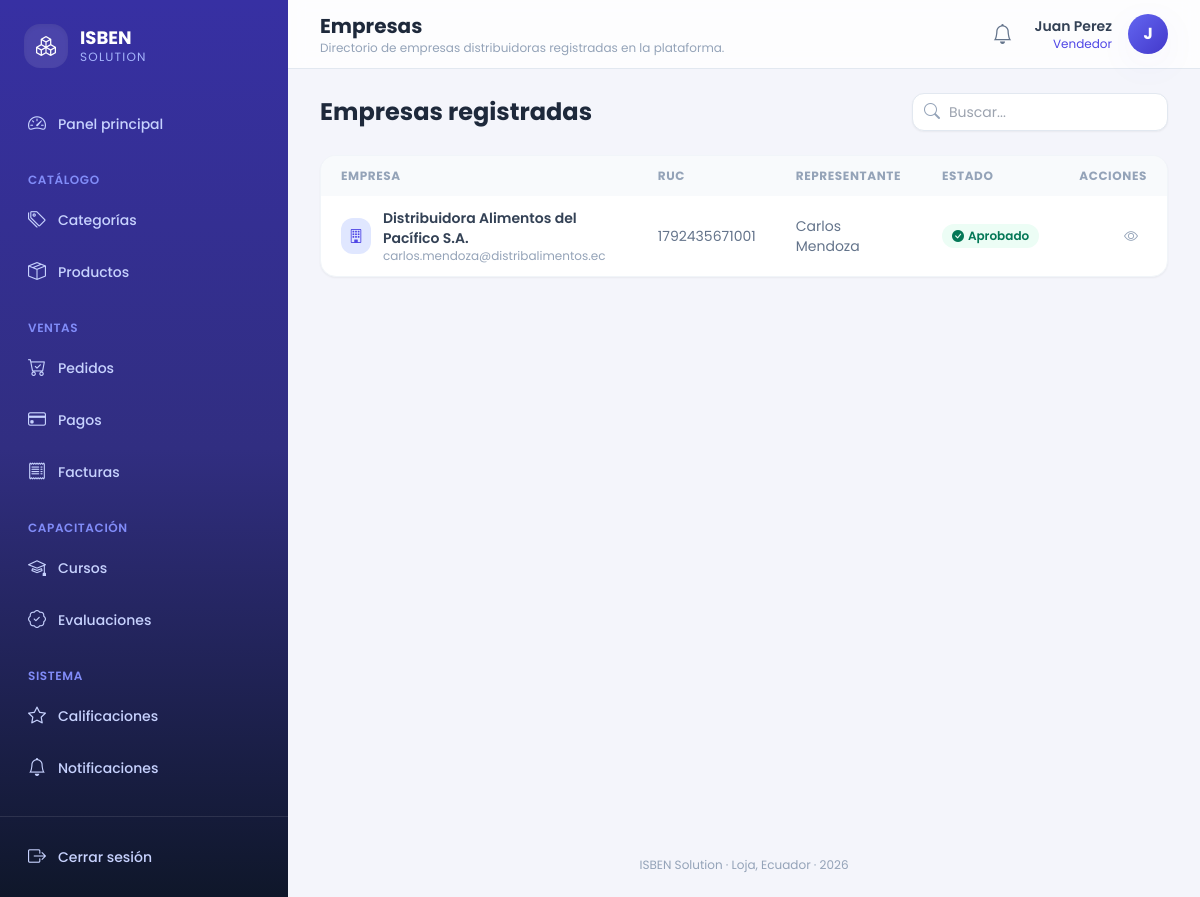
The app's page /empresas/ (signed in) with its own data.
### core/models.py (models this page shows, shortened)
class Usuario(AbstractUser):
    email    = models.EmailField(unique=True)
    telefono = models.CharField(max_length=20, blank=True)
    rol      = models.CharField(max_length=20, choices=ROL_USUARIO)
    fecha_actualizacion = models.DateTimeField(auto_now=True)
    REQUIRED_FIELDS = ['email', 'rol']
    class Meta:
        verbose_name = 'Usuario'
        verbose_name_plural = 'Usuarios'

class Empresa(models.Model):
    usuario             = models.OneToOneField(Usuario, on_delete=models.CASCADE,
                                               related_name='empresa')
    ruc                 = models.CharField(max_length=13, unique=True)
    razon_social        = models.CharField(max_length=200)
    representante_legal = models.CharField(max_length=200)
    direccion           = models.TextField()
    logo_url            = models.URLField(blank=True)
    estado              = models.CharField(max_length=20, choices=ESTADO_APROBACION,
                                           default='pendiente')
    fecha_verificacion  = models.DateTimeField(null=True, blank=True)
    class Meta:
        verbose_name = 'Empresa'
        verbose_name_plural = 'Empresas'

### core/views.py (the view)
# urls.py: path('empresas/', views.lista_empresas, name='lista_empresas'),
@login_required
def lista_empresas(request):
    empresas = Empresa.objects.select_related('usuario').order_by('razon_social')
    q = request.GET.get('q', '').strip()
    if q:
        empresas = empresas.filter(Q(razon_social__icontains=q) | Q(ruc__icontains=q))
    return render(request, 'core/empresas/lista.html', {'empresas': _paginar(request, empresas)})

### core/context_processors.py (called while the page is built)
def notificaciones(request):
    if request.user.is_authenticated:
        return {
            'notificaciones_no_leidas_global': request.user.notificaciones.filter(leida=False).count(),
        }
    return {}

### core/views.py (called while the page is built)
def _paginar(request, queryset, por_pagina=10):
    return Paginator(queryset, por_pagina).get_page(request.GET.get('page'))

### core/templates/core/empresas/lista.html (shortened to what this page needs)
{% extends 'core/master.html' %}
{% block header_title %}Empresas{% endblock %}
{% block header_subtitle %}Directorio de empresas distribuidoras registradas en la plataforma.{% endblock %}
{% block content %}
{% include 'core/partials/_encabezado.html' with titulo='Empresas registradas' buscador=True url_crear=empresa_url_crear texto_boton='Nueva empresa' %}
<div class="overflow-hidden rounded-2xl border border-slate-100 bg-white shadow-sm">
  <div class="overflow-x-auto">
    <table class="w-full text-left text-sm">
      <thead class="bg-slate-50 text-xs uppercase tracking-wider text-slate-400">
        <tr>
          <th class="px-5 py-3">Empresa</th>
          <th class="px-5 py-3">RUC</th>
          <th class="px-5 py-3">Representante</th>
          <th class="px-5 py-3">Estado</th>
          <th class="px-5 py-3 text-right">Acciones</th>
        </tr>
      </thead>
      <tbody class="divide-y divide-slate-100">
        {% for empresa in empresas %}
        <tr class="transition hover:bg-brand-50/40">
          <td class="px-5 py-3">
            <div class="flex items-center gap-3">
              <div class="grid h-9 w-9 place-items-center rounded-xl bg-brand-100 text-brand-600"><i class="bi bi-building"></i></div>
              <div>
                <p class="font-semibold text-slate-700">{{ empresa.razon_social }}</p>
                <p class="text-xs text-slate-400">{{ empresa.usuario.email }}</p>
              </div>
            </div>
          </td>
          <td class="px-5 py-3 text-slate-500">{{ empresa.ruc }}</td>
          <td class="px-5 py-3 text-slate-500">{{ empresa.representante_legal }}</td>
          <td class="px-5 py-3">
            {% include 'core/partials/_badge_estado.html' with estado=empresa.estado %}
          </td>
          <td class="px-5 py-3">
            <div class="flex justify-end gap-2">
              <a href="{% url 'detalle_empresa' empresa.pk %}" class="grid h-8 w-8 place-items-center rounded-lg text-slate-400 hover:bg-slate-100 hover:text-brand-600" title="Ver"><i class="bi bi-eye"></i></a>
            </div>
          </td>
        </tr>
        {% empty %}
        <tr><td colspan="5" class="px-5 py-10 text-center text-slate-400">
          <i class="bi bi-inbox mb-2 block text-3xl"></i> No existen empresas registradas.
        </td></tr>
        {% endfor %}
      </tbody>
    </table>
  </div>
</div>
{% endblock %}

### core/templates/core/master.html (shortened to what this page needs)
{% load static %}
<!DOCTYPE html>
<html lang="es">
<head>
<script src="https://cdn.tailwindcss.com"></script>
<link rel="stylesheet" href="https://cdn.jsdelivr.net/npm/bootstrap-icons@1.11.3/font/bootstrap-icons.min.css">
<link rel="stylesheet" href="{% static 'core/css/estilos.css' %}">
</head>
<body class="font-sans text-slate-700 antialiased" x-data="{ sidebarOpen: false }">
{% if user.is_authenticated %}
<div class="flex min-h-screen">
  <aside
    class="fixed inset-y-0 left-0 z-40 w-72 transform bg-gradient-to-b from-brand-800 via-brand-900 to-slate-900 text-indigo-100 transition-transform duration-300 lg:static lg:translate-x-0"
    :class="sidebarOpen ? 'translate-x-0' : '-translate-x-full'">
    <div class="flex h-full flex-col">
      <div class="flex items-center gap-3 px-6 py-6">
        <div class="flex h-11 w-11 items-center justify-center rounded-2xl bg-white/10 text-xl font-bold text-white shadow-inner">
          <i class="bi bi-boxes"></i>
        </div>
        <div>
          <p class="text-lg font-bold leading-tight text-white">ISBEN</p>
          <p class="text-xs uppercase tracking-widest text-indigo-300">Solution</p>
        </div>
      </div>
      <nav class="mt-2 flex-1 space-y-6 overflow-y-auto px-4 pb-6">
        <div>
          <a href="{% url 'inicio' %}"
             class="group relative flex items-center gap-3 rounded-xl px-3 py-2.5 text-sm font-medium transition {% if request.resolver_match.url_name == 'inicio' %}bg-white/10 text-white shadow-soft{% else %}text-indigo-200 hover:translate-x-0.5 hover:bg-white/5 hover:text-white{% endif %}">
            <i class="bi bi-speedometer2 text-lg"></i> Panel principal
          </a>
        </div>
        <div>
          <p class="px-3 pb-2 text-xs font-semibold uppercase tracking-wider text-indigo-400">Catálogo</p>
          <div class="space-y-1">
            {% include 'core/partials/_nav_link.html' with url_name='lista_categorias' icon='bi-tags' label='Categorías' %}
            {% include 'core/partials/_nav_link.html' with url_name='lista_productos' icon='bi-box-seam' label='Productos' %}
          </div>
        </div>
        <div>
          <p class="px-3 pb-2 text-xs font-semibold uppercase tracking-wider text-indigo-400">Ventas</p>
          <div class="space-y-1">
            {% include 'core/partials/_nav_link.html' with url_name='lista_pedidos' icon='bi-cart-check' label='Pedidos' %}
            {% include 'core/partials/_nav_link.html' with url_name='lista_pagos' icon='bi-credit-card' label='Pagos' %}
            {% include 'core/partials/_nav_link.html' with url_name='lista_facturas' icon='bi-receipt' label='Facturas' %}
          </div>
        </div>
        <div>
          <p class="px-3 pb-2 text-xs font-semibold uppercase tracking-wider text-indigo-400">Capacitación</p>
          <div class="space-y-1">
            {% include 'core/partials/_nav_link.html' with url_name='lista_cursos' icon='bi-mortarboard' label='Cursos' %}
            {% include 'core/partials/_nav_link.html' with url_name='lista_evaluaciones' icon='bi-patch-check' label='Evaluaciones' %}
          </div>
        </div>
        <div>
          <p class="px-3 pb-2 text-xs font-semibold uppercase tracking-wider text-indigo-400">Sistema</p>
          <div class="space-y-1">
            {% include 'core/partials/_nav_link.html' with url_name='lista_calificaciones' icon='bi-star' label='Calificaciones' %}
            {% include 'core/partials/_nav_link.html' with url_name='lista_notificaciones' icon='bi-bell' label='Notificaciones' %}
          </div>
        </div>
      </nav>
      <div class="border-t border-white/10 p-4">
        <form action="{% url 'logout' %}" method="post">
          <button type="submit" class="flex w-full items-center gap-3 rounded-xl px-3 py-2.5 text-sm font-medium text-indigo-200 transition hover:bg-white/5 hover:text-white">
            <i class="bi bi-box-arrow-right text-lg"></i> Cerrar sesión
          </button>
        </form>
      </div>
    </div>
  </aside>
  <div class="flex min-h-screen flex-1 flex-col lg:pl-0">
    <header class="sticky top-0 z-20 flex items-center justify-between gap-4 border-b border-slate-200 bg-white/80 px-4 py-3 backdrop-blur lg:px-8">
      <div class="flex items-center gap-3">
        <div>
          <h1 class="text-lg font-bold text-slate-800 lg:text-xl">{% block header_title %}{% endblock %}</h1>
          <p class="hidden text-xs text-slate-400 sm:block">{% block header_subtitle %}Gestiona tu operación mayorista desde un solo lugar.{% endblock %}</p>
        </div>
      </div>
      <div class="flex items-center gap-3">
        <a href="{% url 'lista_notificaciones' %}" class="relative grid h-10 w-10 place-items-center rounded-xl text-slate-500 transition hover:bg-slate-100 hover:text-brand-600" title="Notificaciones">
          <i class="bi bi-bell text-xl"></i>
        </a>
        <div class="flex items-center gap-4" x-data="{ open: false }">
          <div class="hidden text-right sm:block">
            <p class="text-sm font-semibold text-slate-700">{{ user.get_full_name|default:user.username }}</p>
            <p class="text-xs capitalize text-brand-600">{{ user.get_rol_display }}</p>
          </div>
          <button @click="open = !open" class="grid h-10 w-10 place-items-center rounded-full bg-gradient-to-br from-brand-500 to-brand-700 font-bold text-white shadow-soft transition hover:shadow-lg">
            {{ user.first_name|slice:":1"|upper|default:user.username|slice:":1"|upper }}
          </button>
        </div>
      </div>
    </header>
    <main class="pagina-contenido flex-1 px-4 py-6 lg:px-8">
      {% block content %}{% endblock %}
    </main>
    <footer class="px-4 py-6 text-center text-xs text-slate-400 lg:px-8">
      ISBEN Solution &middot; Loja, Ecuador &middot; {% now "Y" %}
    </footer>
  </div>
</div>
{% else %}
  {% block auth_content %}{% endblock %}
{% endif %}
</body>
</html>

### core/templates/core/partials/_badge_estado.html
{% if estado == 'aprobado' or estado == 'activa' or estado == 'validado' or estado == 'pagada' or estado == 'entregado' or estado == 'confirmado' or estado == 'AUTORIZADO' %}
<span class="inline-flex items-center gap-1 rounded-full bg-emerald-50 px-2.5 py-1 text-xs font-semibold text-emerald-700"><i class="bi bi-check-circle-fill"></i> {{ estado|title }}</span>
{% elif estado == 'pendiente' or estado == 'creado' %}
<span class="inline-flex items-center gap-1 rounded-full bg-amber-50 px-2.5 py-1 text-xs font-semibold text-amber-700"><i class="bi bi-hourglass-split"></i> {{ estado|title }}</span>
{% elif estado == 'rechazado' or estado == 'cancelado' or estado == 'bloqueado' or estado == 'anulada' or estado == 'vencida' %}
<span class="inline-flex items-center gap-1 rounded-full bg-rose-50 px-2.5 py-1 text-xs font-semibold text-rose-700"><i class="bi bi-x-circle-fill"></i> {{ estado|title }}</span>
{% elif estado == 'despachado' %}
<span class="inline-flex items-center gap-1 rounded-full bg-brand-50 px-2.5 py-1 text-xs font-semibold text-brand-700"><i class="bi bi-truck"></i> {{ estado|title }}</span>
{% else %}
<span class="inline-flex items-center gap-1 rounded-full bg-slate-100 px-2.5 py-1 text-xs font-semibold text-slate-600">{{ estado|default:"—"|title }}</span>
{% endif %}

### core/templates/core/master.html (style rules this page uses)
body { background: #f4f5fb; }
main.pagina-contenido { animation: fadeInUp 0.35s ease-out; }
a, button { -webkit-tap-highlight-color: transparent; }

### records on screen
Usuario: get_full_name "Juan Perez", rol "Vendedor", first_name "J"
Empresa: razon_social "Distribuidora Alimentos del Pacífico S.A.", usuario.email "carlos.mendoza@distribalimentos.ec", ruc "1792435671001", representante_legal "Carlos Mendoza", estado "Aprobado"

### other values on screen
{{ label }} "Categorías Productos Pedidos Pagos Facturas Cursos Evaluaciones Calificaciones Notificaciones"
{{ titulo }} "Empresas registradas"
